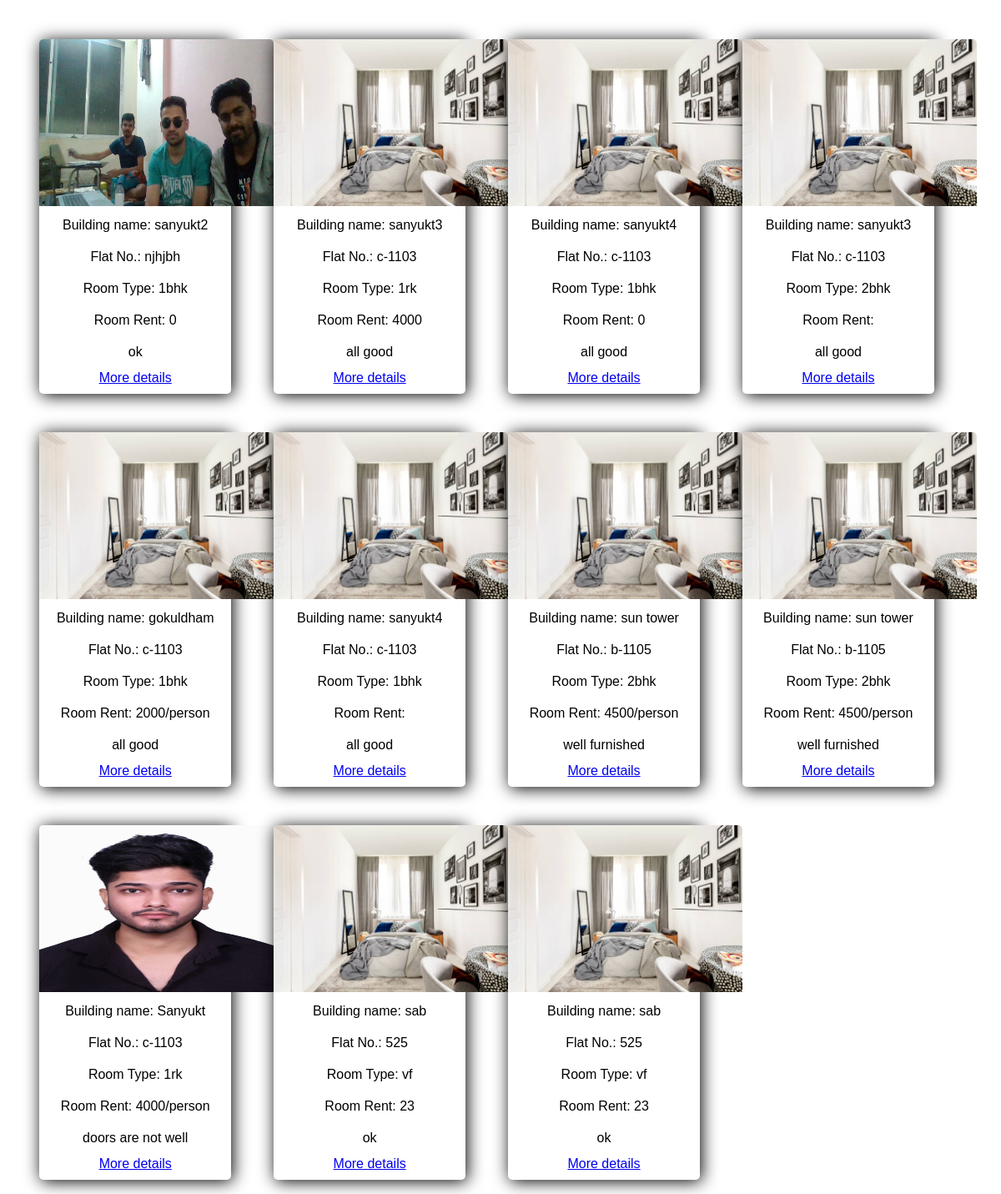
The page /all_flat on the database its author committed.
### new1/models.py (models this page shows)
class User1(models.Model):
    username = models.ForeignKey(User, on_delete=models.CASCADE,null=True,blank=True)
    firstname = models.CharField(max_length=100,null=False)
    lastname = models.CharField(max_length=100)
    student_id=models.IntegerField(default=0)
    phone=models.IntegerField()
    branch = models.CharField(max_length=100)
    year=models.IntegerField(default=0)
    building_name = models.CharField(max_length=100)
    room_number = models.CharField(max_length=10)
    room_type = models.CharField(max_length=50)
    space=models.IntegerField(default=0)
    rent = models.CharField(max_length=100)
    images1 = models.ImageField(upload_to="media",null=True)
    comments = models.CharField(max_length=255)
    def __str__(self):
        return str(self.username)

### new1/views.py (the view)
# urls.py: path('all_flat',views.all_flat,name='all_flat'),#cp=complete profile
def all_flat(request):
    flats=User1.objects.all()
    context={
        'flats':flats
    }
    print(context)
    return render(request,'card.html',{ 'flats':flats})

### templates/card.html (shortened to what this page needs)
<!DOCTYPE html>
<html>
<head>
</head>
<body>
<div class="main">
{% for flat in flats %}
<div class="card">
<div class="image">
    <img src="{{ flat.images1.url }}" alt="" class="prod-size"  width="200px">
</div>
<div class="title">
   Building name: <td>{{flat.building_name}}</td>
</div>
<div class="title">
    Flat No.: <td>{{flat.room_number}}</td>
 </div>
 <div class="title">
    Room Type: <td>{{flat.room_type}}</td>
 </div>
 <div class="title">
    Room Rent: <td>{{flat.rent}}</td>
 </div>
<div class="des">
    <td>{{flat.comments}}</td>
</div>
<div class="title">
    <td><a href="{% url 'contact' flat.id %}">More details</a></td>
 </div>
</div>
{% endfor %}
</div>
</body>
</html>

### templates/card.html (style rules this page uses)
* { margin: 0px; padding: 0px; }
body { font-family: arial; }
.main { margin: 2%; }
.card { width: 20%; display: inline-block; box-shadow: 2px 2px 20px black; border-radius: 5px; margin: 2%; }
.image img { width: 100%; border-top-right-radius: 5px; border-top-left-radius: 5px; width: 281px; height: 200px; }
.title { text-align: center; padding: 10px; }
.des { padding: 3px; text-align: center; padding-top: 10px; border-bottom-right-radius: 5px; border-bottom-left-radius: 5px; }

### rows shown on the page
User1: images1 (picture), building_name "sanyukt2", room_number "njhjbh", room_type "1bhk", rent "0", comments "ok"
User1: images1 (picture), building_name "sanyukt3", room_number "c-1103", room_type "1rk", rent "4000", comments "all good"
User1: images1 (picture), building_name "sanyukt4", room_number "c-1103", room_type "1bhk", rent "0", comments "all good"
User1: images1 (picture), building_name "sanyukt3", room_number "c-1103", room_type "2bhk", comments "all good"
User1: images1 (picture), building_name "gokuldham", room_number "c-1103", room_type "1bhk", rent "2000/person", comments "all good"
User1: images1 (picture), building_name "sanyukt4", room_number "c-1103", room_type "1bhk", comments "all good"
User1: images1 (picture), building_name "sun tower", room_number "b-1105", room_type "2bhk", rent "4500/person", comments "well furnished"
User1: images1 (picture), building_name "sun tower", room_number "b-1105", room_type "2bhk", rent "4500/person", comments "well furnished"
User1: images1 (picture), building_name "Sanyukt", room_number "c-1103", room_type "1rk", rent "4000/person", comments "doors are not well"
User1: images1 (picture), building_name "sab", room_number "525", room_type "vf", rent "23", comments "ok"
User1: images1 (picture), building_name "sab", room_number "525", room_type "vf", rent "23", comments "ok"
